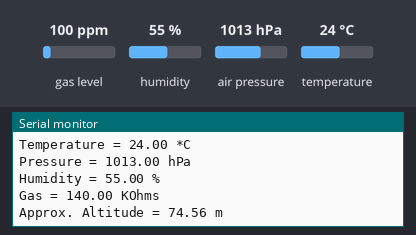
Recording of a sketch running on a simulated ESP8266 (NodeMCU). Parts: the last lines printed to the serial monitor. Inputs (shaded band) come from the test bench; at power-on: gas level 100 ppm, humidity 55 %, air pressure 1013 hPa, temperature 24 °C. WiFi joins after 1.5 s; servers stay silent unless stated; no MQTT or app messages arrive unless stated.

Above: at 2.7 s.
2.8 s: gas level set to 20 ppm
At 4.2 s:
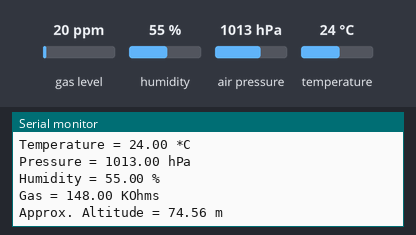
4.3 s: humidity set to 22 %
5.8 s: air pressure set to 952 hPa
At 7.0 s:
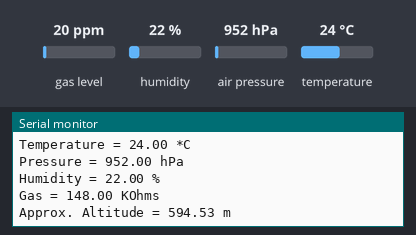

The sketch:

indoor_BOSCH_sensor.ino
```cpp
#include <PubSubClient.h>
#include <ESP8266WiFi.h>
#include <Wire.h>
#include <ArduinoJson.h>
#include <Adafruit_Sensor.h>
#include "Adafruit_BME680.h"

#define BME_SDA 0x76 //I2C address of the BME680
#define SEALEVELPRESSURE_HPA (1022) // change according to the sealevel pressure of your region

//WiFi setup settings
const char* ssid = "";
const char* password = "";

//MQTT setup settings
const char* mqtt_server = "";
const char* mqtt_username = "";
const char* mqtt_password = "";
const short mqtt_port = 8883;
const char* mqtt_topic = "indoorAQSensor";


Adafruit_BME680 bme; // I2C
WiFiClient bmeClient;
PubSubClient client(bmeClient);

void reconnect(){

  client.setServer(mqtt_server, mqtt_port);

  while(!client.connected()){

    Serial.println("Attempting MQTT connection...");

    if(client.connect("BME680", mqtt_username, mqtt_password)){

      Serial.println("connected");

    }
  }
}

void setup() {
  Serial.begin(115200);
  while (!Serial);
  Serial.println(F("BME680 test"));

  if (!bme.begin(BME_SDA)) {
    Serial.println("Could not find a valid BME680 sensor, check wiring!");
    while (1);
  }

  WiFi.mode(WIFI_STA); //change WiFi module to station mode
  WiFi.begin(ssid, password);

   while(WiFi.status() != WL_CONNECTED){
     delay(500);
     Serial.print(".");
   }

   Serial.println("");
   Serial.println("WiFi connected");
   Serial.println(WiFi.localIP());

   client.setServer(mqtt_server, mqtt_port);

   while(!client.connected()){
     Serial.println("Connecting...");

     if(client.connect("BME680", mqtt_username, mqtt_password)){

       Serial.println("connected");
     }else{

       Serial.println("failed");
       Serial.println(client.state());
       delay(2000);
    }
  }

  // Set up oversampling and filter initialization
  bme.setTemperatureOversampling(BME680_OS_8X);
  bme.setHumidityOversampling(BME680_OS_2X);
  bme.setPressureOversampling(BME680_OS_4X);
  bme.setIIRFilterSize(BME680_FILTER_SIZE_3);
  bme.setGasHeater(320, 150); // 320*C for 150 ms
}

void loop() {
  if (! bme.performReading()) {
    Serial.println("Failed to perform reading :(");
    return;
  }

  // reconnect if sensor has lost connection with the MQTT broker
  if(!client.connected()){
     reconnect();
   }

  StaticJsonBuffer<300> JSONBuffer;
  JsonObject& JSONEncoder = JSONBuffer.createObject();
  JSONEncoder["sensorType"] = "BmeSensor";
  JsonArray& json_bme = JSONEncoder.createNestedArray("bme");

  json_bme.add(bme.temperature);
  json_bme.add(bme.pressure / 100.0);
  json_bme.add(bme.humidity);
  json_bme.add(bme.readAltitude(SEALEVELPRESSURE_HPA));

  char JSONMessageBuffer[100];
  JSONEncoder.printTo(JSONMessageBuffer, sizeof(JSONMessageBuffer));

  client.publish(mqtt_topic, JSONMessageBuffer);

  Serial.print("Temperature = ");
  Serial.print(bme.temperature);
  Serial.println(" *C");

  Serial.print("Pressure = ");
  Serial.print(bme.pressure / 100.0);
  Serial.println(" hPa");

  Serial.print("Humidity = ");
  Serial.print(bme.humidity);
  Serial.println(" %");

  Serial.print("Gas = ");
  Serial.print(bme.gas_resistance / 1000.0);
  Serial.println(" KOhms");

  Serial.print("Approx. Altitude = ");
  Serial.print(bme.readAltitude(SEALEVELPRESSURE_HPA));
  Serial.println(" m");

  Serial.println();
  delay(2000);
}
```

Measured:
- after the input at 2.8 s, the serial monitor: prints a new line after 1.1 s (image 1)
- after the input at 5.8 s, the serial monitor: prints a new line after 0.23 s (image 2)
